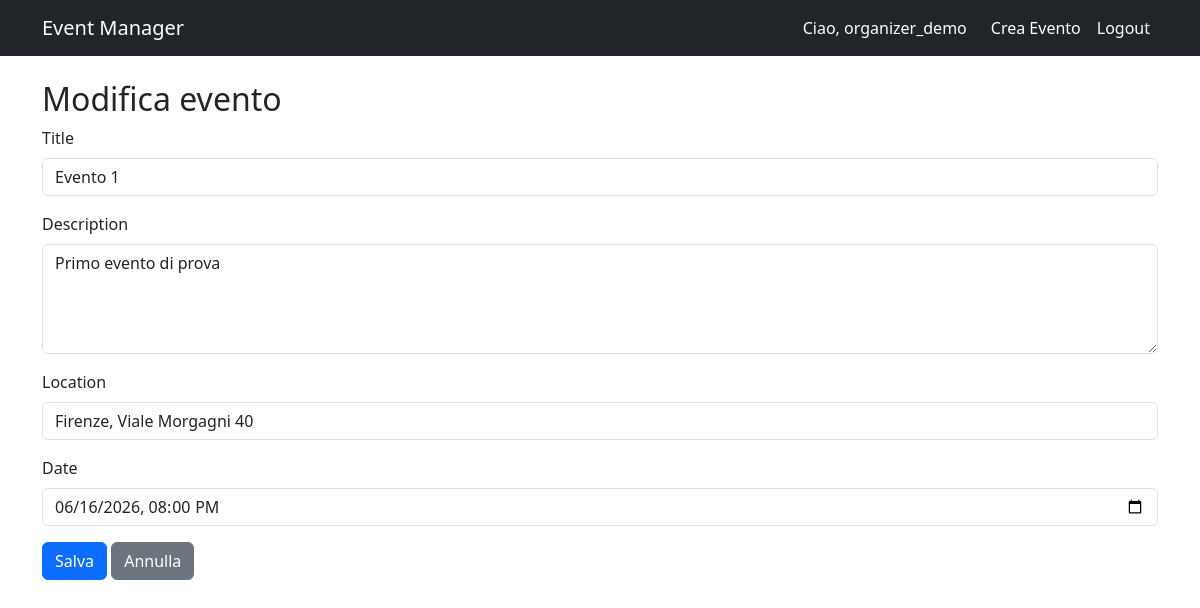
Screenshot of /1/update/ (signed in) with the database file from the repository.
### accounts/models.py (models this page shows, shortened)
class CustomUser(AbstractUser):
    ROLE_CHOICES = (
        ('attendee', 'Attendee'),
        ('organizer', 'Organizer'),
    )
    role = models.CharField(max_length=20, choices=ROLE_CHOICES, default='attendee')
    bio = models.TextField(blank=True)

### events/models.py (models this page shows, shortened)
class Event(models.Model):
    title = models.CharField(max_length=200)
    description = models.TextField()
    location = models.CharField(max_length=200)
    date = models.DateTimeField()
    organizer = models.ForeignKey(CustomUser, on_delete=models.CASCADE, related_name='organized_events')
    created_at = models.DateTimeField(auto_now_add=True)

### events/views.py (the view)
# urls.py: path('<int:pk>/update/', views.event_update, name='update'),
@login_required
def event_update(request, pk):
    event = get_object_or_404(Event, pk=pk)
    if request.user != event.organizer:
        messages.error(request, 'Non puoi modificare questo evento.')
        return redirect('events:detail', pk=pk)
    form = EventForm(request.POST or None, instance=event)
    if form.is_valid():
        form.save()
        messages.success(request, 'Evento modificato con successo!')
        return redirect('events:detail', pk=event.pk)
    return render(request, 'events/event_form.html', {'form': form})

### events/forms.py
class EventForm(forms.ModelForm):
    class Meta:
        model = Event
        fields = ['title', 'description', 'location', 'date']
        widgets = {
            'title': forms.TextInput(attrs={'class': 'form-control'}),
            'description': forms.Textarea(attrs={'class': 'form-control', 'rows': 4}),
            'location': forms.TextInput(attrs={'class': 'form-control'}),
            'date': forms.DateTimeInput(attrs={'class': 'form-control', 'type': 'datetime-local'}),
        }

### templates/events/event_form.html (shortened to what this page needs)
{% extends 'base.html' %}
{% block content %}
<h2>{% if form.instance.pk %}Modifica evento{% else %}Crea nuovo evento{% endif %}</h2>
<form method="post">
    {% for field in form %}
        <div class="mb-3">
            <label class="form-label">{{ field.label }}</label>
            {{ field }}
        </div>
    {% endfor %}
    <button type="submit" class="btn btn-primary">Salva</button>
    <a href="{% url 'events:list' %}" class="btn btn-secondary">Annulla</a>
</form>
{% endblock %}

### templates/base.html (shortened to what this page needs)
<!DOCTYPE html>
<html lang="it">
<head>
    <link href="https://cdn.jsdelivr.net/npm/bootstrap@5.3.0/dist/css/bootstrap.min.css" rel="stylesheet">
</head>
<body>
    <nav class="navbar navbar-expand-lg navbar-dark bg-dark">
        <div class="container">
            <a class="navbar-brand" href="/">Event Manager</a>
            <div class="navbar-nav ms-auto">
                {% if user.is_authenticated %}
                    <span class="navbar-text text-white me-3">Ciao, {{ user.username }}</span>
                    {% if user.role == 'organizer' %}
                        <a class="nav-link text-white" href="{% url 'events:create' %}">Crea Evento</a>
                    {% endif %}
                    <a class="nav-link text-white" href="{% url 'accounts:logout' %}">Logout</a>
                {% else %}
                    <a class="nav-link text-white" href="{% url 'accounts:login' %}">Login</a>
                    <a class="nav-link text-white" href="{% url 'accounts:register' %}">Registrati</a>
                {% endif %}
            </div>
        </div>
    </nav>
    <div class="container mt-4">
        {% block content %}{% endblock %}
    </div>
</body>
</html>

### rows the page displays
CustomUser: username "organizer_demo"
Event: form "Evento 1" "Primo evento di prova" "Firenze, Viale Morgagni 40" "06/16/2026 20:00"

### other values shown
{{ field.label }} "Title" "Description" "Location" "Date"
